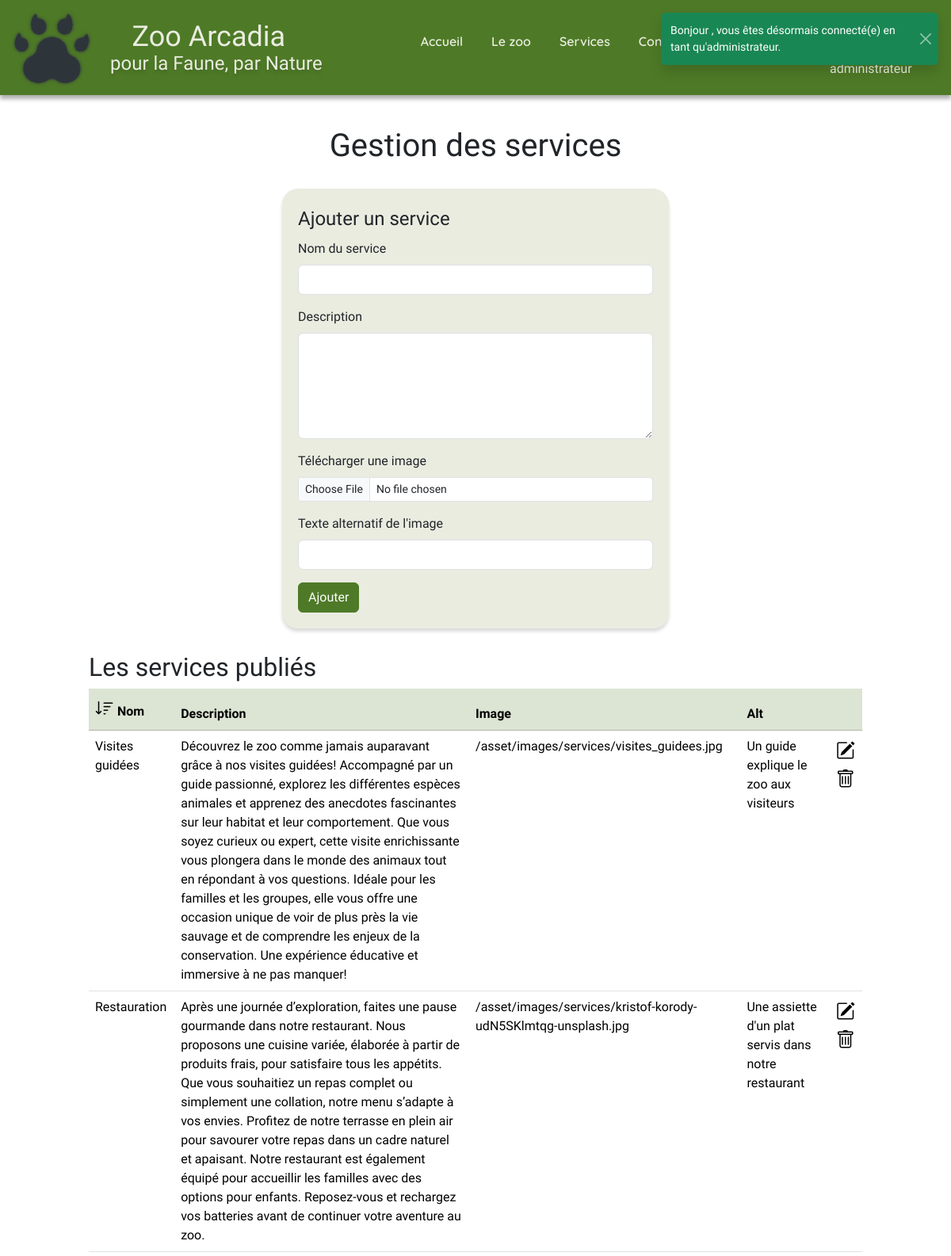
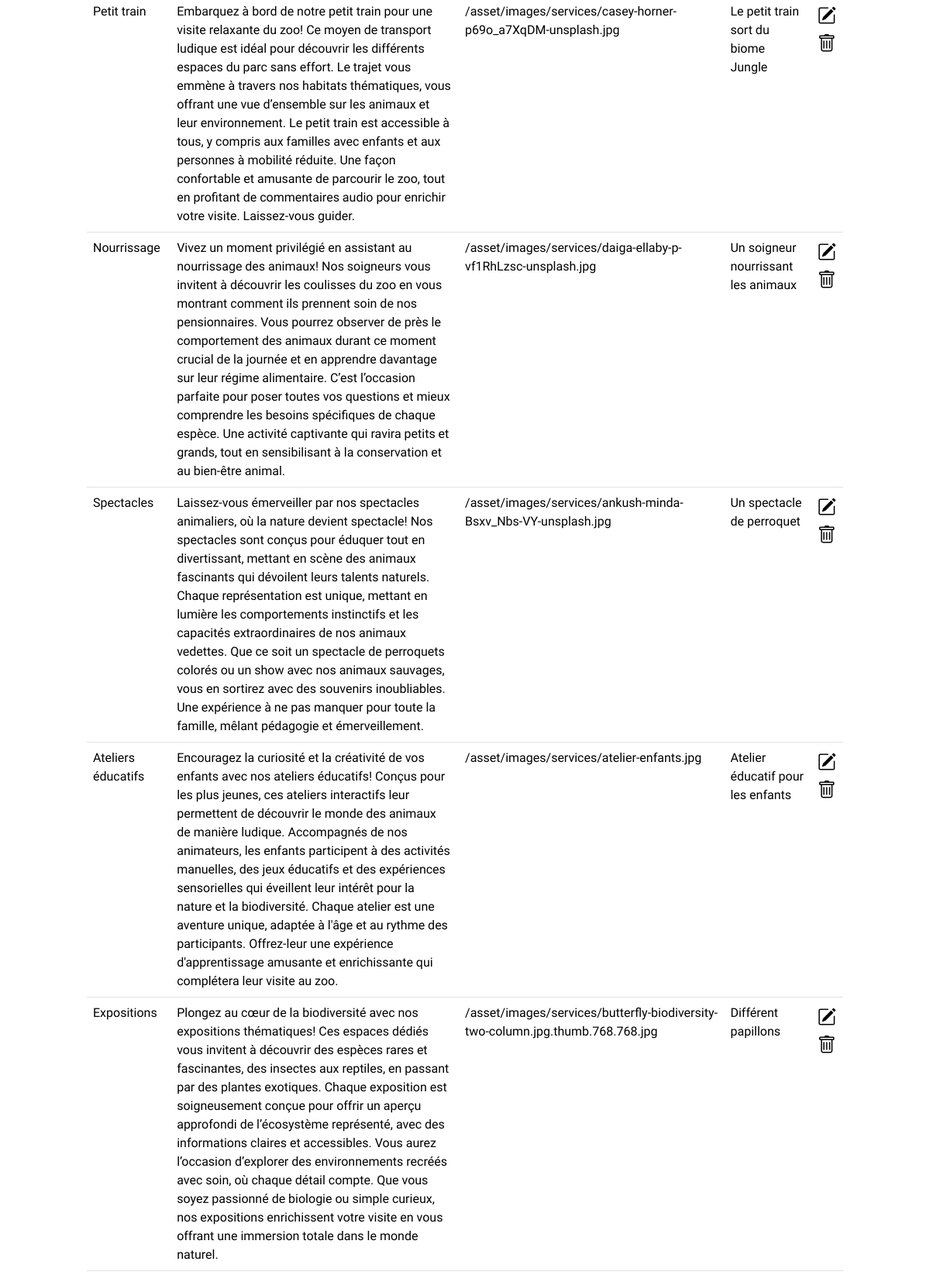
Screenshot of /admServices/view (signed in, upper part) with the database file from the repository (2 pictures, top to bottom).
### tables this page shows
CREATE TABLE service(
   id INT AUTO_INCREMENT,
   name VARCHAR(50),
   description TEXT,
   image_url VARCHAR(250),
   image_alt VARCHAR(250) NOT NULL,
   user_id INT,
   PRIMARY KEY(id),
   FOREIGN KEY(user_id) REFERENCES users(id)
);

### app/Database/DbUtils.php (called while the page is built, shortened)
<?php
class DbUtils
{
    static ?PDO $pdo = null;
    public static function getPdo(): PDO
    {
        if (self::$pdo !== null) {
            return self::$pdo;
        }
        self::$pdo = new \PDO(self::getDSN(), self::getUser(), self::getPassword());
        return self::$pdo;
    }
    private static function getEnv($key, $default = null)
    {
        $value = getenv($key);
        return $default;
    }
    public static function getDSN()
    {
        $host = 'mysql';
        $dbname = self::getEnv('MYSQL_DATABASE');
        $port = '3306';
        return "mysql:host={$host};dbname={$dbname};port={$port}";
    }
    public static function getUser()
    {
        return self::getEnv('MYSQL_USER');
    }
    public static function getPassword()
    {
        return self::getEnv('MYSQL_PASSWORD');
    }
}

### app/Views/admServices.php (the view, shortened to what this page needs)
<div class="container-fluid col-12 col-md-10 adm">
    <h1>Gestion des services</h1>
    <form method="post" action="" id="admForm" class="container-fluid col-12 col-lg-6 col-md-10" enctype="multipart/form-data">
        <fieldset>
        <legend>Ajouter un service</legend>
            <div class="mb-3">
                <label for="name" class="form-label">Nom du service</label>
                <input type="text" class="form-control" id="name" name="name" maxlength="50" required>
            </div>
            <div class="mb-3">
                <label for="description" class="form-label">Description</label>
                <textarea class="form-control" id="description" name="description" rows="5" required></textarea>
            </div>
            <div class="mb-3">
                <label for="upload" class="form-label">Télécharger une image</label>
                <input class="form-control form-control-sm" id="upload" name="upload" type="file">
            </div>
            <div class="mb-3">
                <label for="alt" class="form-label">Texte alternatif de l'image</label>
                <input type="text" class="form-control" id="alt" name="alt" maxlength="250" required>
            </div>
        </fieldset>
        <button type="submit" id="addServicetButton" class="btn btn-primary">Ajouter</button>
    </form>
    <h2>Les services publiés</h2>
    <div class="table-responsive">
        <table id="list-service"  class="table table-hover table-responsive">
            <thead>
                <tr class="table-primary ">
                    <th id="sort-name"><i id="sort-icon" class="bi bi-sort-down"></i> Nom</th>
                    <th>Description</th>
                    <th>Image</th>
                    <th>Alt</th>
                    <th></th>
                </tr>
            </thead>
            <tbody >
                <?php
                $query = DbUtils::getPdo()->query('SELECT * FROM service');
                $services = $query->fetchAll(\PDO::FETCH_ASSOC);
                foreach ($services as $service) {
                    echo '<tr data-id="' . $service['id'] . '">';
                    echo '<td>' . $service['name'] . '</td>';
                    echo '<td>' . $service['description'] . '</td>';
                    echo '<td>' . $service['image_url']. '</td>';
                    echo '<td>' . $service['image_alt'] . '</td>';
                    echo '<td class="icon-cell">' .'<i class="bi bi-pencil-square"></i>'.'<i class="bi bi-trash" data-id="' . $service['id'] . '"></i>'.'<i class="bi bi-x-circle hidden"></i>'.'<i class="bi bi-floppy hidden"></i>' . '</td>';
                    echo '</tr>';
                }
                ?>
            </tbody>
        </table>
    </div>
</div>

### rows the page displays
service: name "Visites guidées", description "Découvrez le zoo comme jamais auparavant grâce à nos visites guidées! Accompagné par un guide passionné, explorez les différentes espèces animales et apprenez des anecdotes fascinantes sur leur habitat et leur comportement. Que vous soyez curieux ou expert, cette visite enrichissante vous plongera dans le monde des animaux tout en répondant à vos questions. Idéale pour les familles et les groupes, elle vous offre une occasion unique de voir de plus près la vie sauvage et de comprendre les enjeux de la conservation. Une expérience éducative et immersive à ne pas manquer!", image_url "/asset/images/services/visites_guidees.jpg", image_alt "Un guide explique le zoo aux visiteurs"
service: name "Restauration", description "Après une journée d’exploration, faites une pause gourmande dans notre restaurant. Nous proposons une cuisine variée, élaborée à partir de produits frais, pour satisfaire tous les appétits. Que vous souhaitiez un repas complet ou simplement une collation, notre menu s’adapte à vos envies. Profitez de notre terrasse en plein air pour savourer votre repas dans un cadre naturel et apaisant. Notre restaurant est également équipé pour accueillir les familles avec des options pour enfants. Reposez-vous et rechargez vos batteries avant de continuer votre aventure au zoo.", image_url "/asset/images/services/kristof-korody-udN5SKlmtqg-unsplash.jpg", image_alt "Une assiette d'un plat servis dans notre restaurant"
service: name "Petit train", description "Embarquez à bord de notre petit train pour une visite relaxante du zoo! Ce moyen de transport ludique est idéal pour découvrir les différents espaces du parc sans effort. Le trajet vous emmène à travers nos habitats thématiques, vous offrant une vue d’ensemble sur les animaux et leur environnement. Le petit train est accessible à tous, y compris aux familles avec enfants et aux personnes à mobilité réduite. Une façon confortable et amusante de parcourir le zoo, tout en profitant de commentaires audio pour enrichir votre visite. Laissez-vous guider.", image_url "/asset/images/services/casey-horner-p69o_a7XqDM-unsplash.jpg", image_alt "Le petit train sort du biome Jungle"
service: name "Nourrissage", description "Vivez un moment privilégié en assistant au nourrissage des animaux! Nos soigneurs vous invitent à découvrir les coulisses du zoo en vous montrant comment ils prennent soin de nos pensionnaires. Vous pourrez observer de près le comportement des animaux durant ce moment crucial de la journée et en apprendre davantage sur leur régime alimentaire. C’est l’occasion parfaite pour poser toutes vos questions et mieux comprendre les besoins spécifiques de chaque espèce. Une activité captivante qui ravira petits et grands, tout en sensibilisant à la conservation et au bien-être animal.", image_url "/asset/images/services/daiga-ellaby-p-vf1RhLzsc-unsplash.jpg", image_alt "Un soigneur nourrissant les animaux"
service: name "Spectacles", description "Laissez-vous émerveiller par nos spectacles animaliers, où la nature devient spectacle! Nos spectacles sont conçus pour éduquer tout en divertissant, mettant en scène des animaux fascinants qui dévoilent leurs talents naturels. Chaque représentation est unique, mettant en lumière les comportements instinctifs et les capacités extraordinaires de nos animaux vedettes. Que ce soit un spectacle de perroquets colorés ou un show avec nos animaux sauvages, vous en sortirez avec des souvenirs inoubliables. Une expérience à ne pas manquer pour toute la famille, mêlant pédagogie et émerveillement.", image_url "/asset/images/services/ankush-minda-Bsxv_Nbs-VY-unsplash.jpg", image_alt "Un spectacle de perroquet"
service: name "Ateliers éducatifs", description "Encouragez la curiosité et la créativité de vos enfants avec nos ateliers éducatifs! Conçus pour les plus jeunes, ces ateliers interactifs leur permettent de découvrir le monde des animaux de manière ludique. Accompagnés de nos animateurs, les enfants participent à des activités manuelles, des jeux éducatifs et des expériences sensorielles qui éveillent leur intérêt pour la nature et la biodiversité. Chaque atelier est une aventure unique, adaptée à l'âge et au rythme des participants. Offrez-leur une expérience d'apprentissage amusante et enrichissante qui complétera leur visite au zoo.", image_url "/asset/images/services/atelier-enfants.jpg", image_alt "Atelier éducatif pour les enfants"
service: name "Expositions", description "Plongez au cœur de la biodiversité avec nos expositions thématiques! Ces espaces dédiés vous invitent à découvrir des espèces rares et fascinantes, des insectes aux reptiles, en passant par des plantes exotiques. Chaque exposition est soigneusement conçue pour offrir un aperçu approfondi de l’écosystème représenté, avec des informations claires et accessibles. Vous aurez l’occasion d’explorer des environnements recréés avec soin, où chaque détail compte. Que vous soyez passionné de biologie ou simple curieux, nos expositions enrichissent votre visite en vous offrant une immersion totale dans le monde naturel.", image_url "/asset/images/services/butterfly-biodiversity-two-column.jpg.thumb.768.768.jpg", image_alt "Différent papillons"

### other values shown
$_SESSION['role'] "administrateur"
